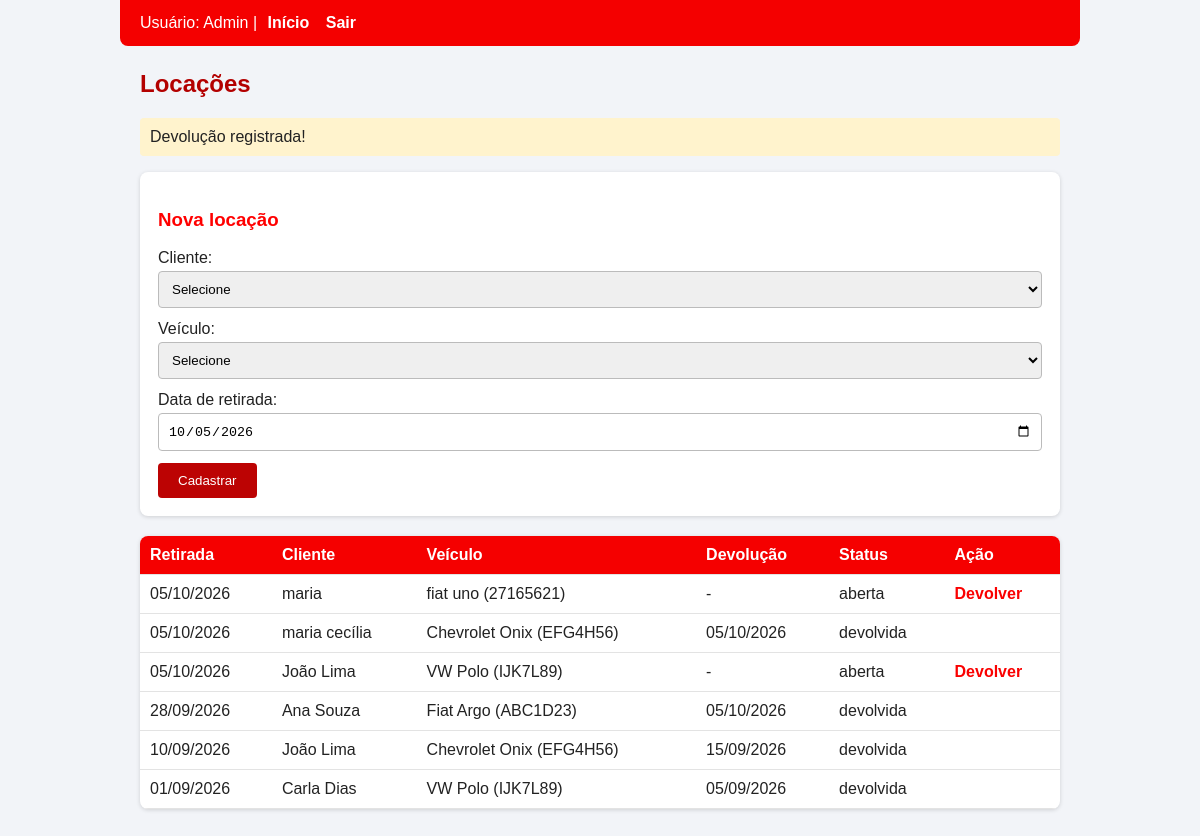
Page /sistema/locacoes.php?devolver=4 (signed in) on the committed database.
### tables this page shows
CREATE TABLE `locacoes` (
  `id_locacao` int(11) NOT NULL,
  `id_usuario` int(11) NOT NULL,
  `id_cliente` int(11) NOT NULL,
  `id_veiculo` int(11) NOT NULL,
  `data_retirada` date NOT NULL,
  `data_devolucao` date DEFAULT NULL,
  `status` varchar(20) DEFAULT 'aberta'
);

CREATE TABLE `clientes` (
  `id_cliente` int(11) NOT NULL,
  `nome` varchar(100) NOT NULL,
  `cpf` varbinary(255) NOT NULL,
  `telefone` varchar(20) DEFAULT NULL,
  `email` varchar(100) DEFAULT NULL
);

CREATE TABLE `veiculos` (
  `id_veiculo` int(11) NOT NULL,
  `marca` varchar(50) NOT NULL,
  `modelo` varchar(50) NOT NULL,
  `placa` varchar(8) NOT NULL,
  `ano` int(11) DEFAULT NULL,
  `status` varchar(20) DEFAULT 'disponivel'
);

### sistema/locacoes.php (the view, shortened to what this page needs)
<?php
require 'auth.php';
$msg = '';
if (isset($_GET['devolver'])) {
  $id = (int)$_GET['devolver'];
  $pdo->prepare("UPDATE veiculos SET status='disponivel'
                 WHERE id_veiculo=(SELECT id_veiculo FROM locacoes WHERE id_locacao=?)")
      ->execute([$id]);
  $pdo->prepare("UPDATE locacoes SET data_devolucao=CURDATE(), status='devolvida'
                 WHERE id_locacao=? AND status='aberta'")->execute([$id]);
  $msg = 'Devolução registrada!';
}
$lista = $pdo->query("SELECT l.id_locacao, l.data_retirada, l.data_devolucao, l.status,
                             c.nome AS cliente, v.marca, v.modelo, v.placa
                      FROM locacoes l
                      JOIN clientes c ON c.id_cliente = l.id_cliente
                      JOIN veiculos v ON v.id_veiculo = l.id_veiculo
                      ORDER BY l.data_retirada DESC")->fetchAll(PDO::FETCH_ASSOC);
?>
<!DOCTYPE html>
<html lang="pt-BR">
<head>
  <link rel="stylesheet" href="style.css">
</head>
<body>
<nav>
  Usuário: <?= htmlspecialchars($_SESSION['nome']) ?> |
  <a href="index.php">Início</a>
  <a href="logout.php">Sair</a>
</nav>
<h2>Locações</h2>
<?php if ($msg) echo "<p class='aviso'>$msg</p>"; ?>
<form method="post">
  <h3>Nova locação</h3>
  Cliente:
  <select name="id_cliente" required>
    <option value="">Selecione</option>
  </select>
  Veículo:
  <select name="id_veiculo" required>
    <option value="">Selecione</option>
  </select>
  Data de retirada:
  <input type="date" name="data_retirada" value="<?= date('Y-m-d') ?>" required>
  <button name="salvar">Cadastrar</button>
</form>
<table>
<tr><th>Retirada</th><th>Cliente</th><th>Veículo</th><th>Devolução</th><th>Status</th><th>Ação</th></tr>
<?php foreach ($lista as $l): ?>
<tr>
  <td><?= date('d/m/Y', strtotime($l['data_retirada'])) ?></td>
  <td><?= htmlspecialchars($l['cliente']) ?></td>
  <td><?= htmlspecialchars($l['marca'].' '.$l['modelo'].' ('.$l['placa'].')') ?></td>
  <td><?= $l['data_devolucao'] ? date('d/m/Y', strtotime($l['data_devolucao'])) : '-' ?></td>
  <td><?= $l['status'] ?></td>
  <td><?php if ($l['status'] == 'aberta'): ?>
      <a href="?devolver=<?= $l['id_locacao'] ?>">Devolver</a><?php endif; ?></td>
</tr>
<?php endforeach; ?>
</table>
</body>
</html>

### rows in the picture
locacoes: data_retirada "05/10/2026", id_cliente.nome "maria", id_veiculo.placa "fiat uno (27165621)", status "aberta"
locacoes: data_retirada "05/10/2026", id_cliente.nome "maria cecília", id_veiculo.placa "Chevrolet Onix (EFG4H56)", data_devolucao "05/10/2026", status "devolvida"
locacoes: data_retirada "05/10/2026", id_cliente.nome "João Lima", id_veiculo.placa "VW Polo (IJK7L89)", status "aberta"
locacoes: data_retirada "28/09/2026", id_cliente.nome "Ana Souza", id_veiculo.placa "Fiat Argo (ABC1D23)", data_devolucao "05/10/2026", status "devolvida"
locacoes: data_retirada "10/09/2026", id_cliente.nome "João Lima", id_veiculo.placa "Chevrolet Onix (EFG4H56)", data_devolucao "15/09/2026", status "devolvida"
locacoes: data_retirada "01/09/2026", id_cliente.nome "Carla Dias", id_veiculo.placa "VW Polo (IJK7L89)", data_devolucao "05/09/2026", status "devolvida"

### other values in the picture
$_SESSION['nome'] "Admin"
$msg "Devolução registrada!"
